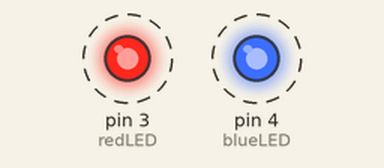
The sketch below on a simulated Arduino Uno, built with avr-gcc and run on an emulated ATmega328P. On the bench: output pins drawn as LEDs (lit = HIGH). Dashed ring = blinking.

Above: at 0.2 s.
Timing chart, 0 to 3.0 s (numbered marks = the images above):
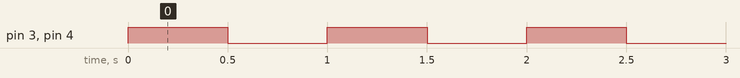

The sketch:

blink.ino
```cpp
// C++ code

//Blink

// This is our first program


int redLED = 3;
int blueLED =4;

//Runs once
void setup()
{
  pinMode(redLED, OUTPUT);
  pinMode(blueLED, OUTPUT);
}


void loop()
{
  //Turn on LED
  digitalWrite(redLED, 1);
  digitalWrite(blueLED, 1);

  delay(500);

  //Turn off LED
  digitalWrite(redLED, 0);
  digitalWrite(blueLED, 0);

  delay(500);

}
```

Measured:
- by itself, pin 3 (redLED), pin 4 (blueLED): alternates HIGH for 0.50 s and LOW for 0.50 s
